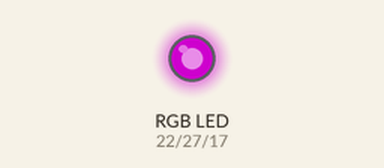
Recording of a program running on a simulated Raspberry Pi (BCM pin numbers). Shown: an RGB LED mixed from three pins (HIGH = lit). Dim RGB values are drawn brighter than linear.

Above: at 0.05 s.
At 1.5 s:
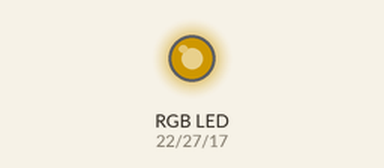
At 2.25 s:
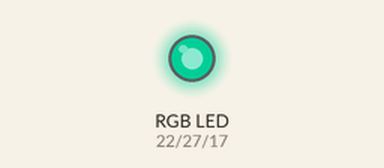
At 3.0 s:
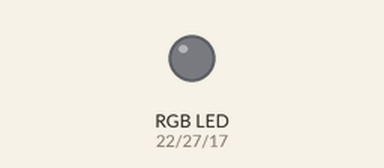
Timing chart, 0 to 6.9 s (numbered marks = the images above):
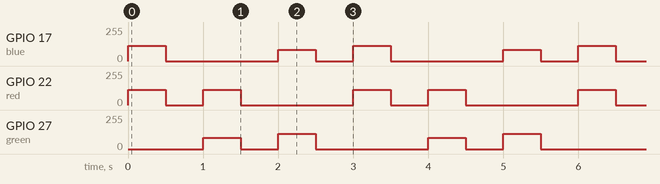

Measured:
- by itself, GPIO 17 (blue): repeats every 3.0 s: 0/255 1.5 s, 84/255 0.50 s, 0/255 0.50 s, 115/255 0.50 s
- by itself, GPIO 22 (red): repeats every 3.0 s: 0/255 0.50 s, 115/255 0.50 s, 0/255 1.5 s, 115/255 0.50 s
- by itself, GPIO 27 (green): repeats every 3.0 s: 0/255 0.50 s, 115/255 0.50 s, 0/255 1.5 s, 84/255 0.50 s

The program:

lesson5.py
```python
#!usr/bin/python3

import RPi.GPIO as GPIO
from time import sleep
GPIO.setmode(GPIO.BCM)

GPIO.setup(17, GPIO.OUT)
GPIO.setup(27, GPIO.OUT)
GPIO.setup(22, GPIO.OUT)

blue=GPIO.PWM(17,75)
green=GPIO.PWM(27,75)
red=GPIO.PWM(22,75)
i=45
o=33

try:

 while (True):

     red.start(i)
     blue.start(i)
     sleep(0.5)
     red.stop()
     blue.stop()
     sleep(0.5)

     red.start(i)
     green.start(o)
     sleep(0.5)
     red.stop()
     green.stop()
     sleep(0.5)

     green.start(i)
     blue.start(o)
     sleep(0.5)
     green.stop()
     blue.stop()
     sleep(0.5)
except KeyboardInterrupt:
      blue.stop()
      red.stop()
      green.stop()
      GPIO.cleanup()
      print("應用程式結束")
```
